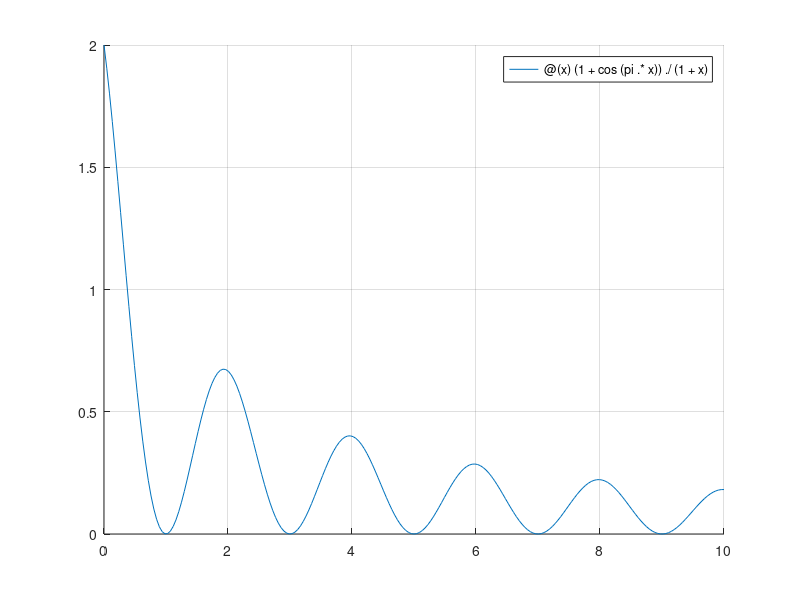

Recreate this plot in MATLAB. (Note: this script raises an error after producing the figure.)
function lab3problem3
  clf; grid on; hold on;
  f = @(x) (1 + cos(pi.*x)) ./ (1+x);
  fplot(f, [0 10]);
  
  % create a vector with 21 equally spaced values between 0 and 10
  x = linspace(0, 10, 21);
  
  % apply the function over those values
  y = arrayfun(f, x);
  
  % create a vector with more points 
  points = linspace(0, 10, 200);
  
  % get the LIP's solution with the Barycentric optimization
  ypoints = LagrangeBary2(x, y, points);
  
  % plot the interpolation over the initial points
  plot(points, ypoints);
endfunction

%lab3problem3
